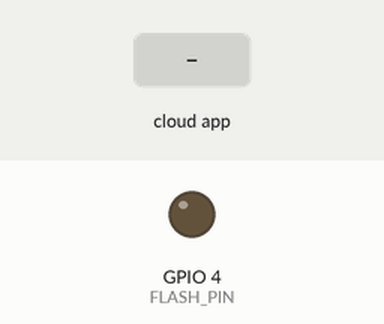
Simulated run of this sketch. Board: ESP32. Parts: output pins drawn as LEDs (lit = HIGH). The test bench sets the inputs (shaded band). WiFi joins after 1.5 s; servers stay silent unless stated; the local clock reads 2024-03-15 10:24:30 at power-on unless the sketch sets it; the camera gives no picture; the Firebase database answers and starts empty; what the sketch prints to the serial monitor is not drawn.

Above: at 4.7 s.
4.8 s: the phone or cloud app sets flash to ON
At 12.9 s:
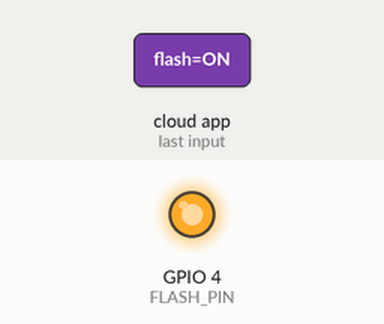
Timing chart, 0 to 14.4 s (numbered marks = the images above; inputs shaded):
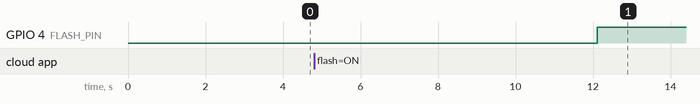

The sketch:

ESP32CAM_Camera_Local_WebServer.ino
```cpp
#include "esp_camera.h"
#include <WiFi.h>
#include <Firebase_ESP_Client.h>
#include "base64.h"
#include <time.h>

// CAMERA MODEL
#define CAMERA_MODEL_AI_THINKER

// CAMERA PINS
#define PWDN_GPIO_NUM     32
#define RESET_GPIO_NUM    -1
#define XCLK_GPIO_NUM      0
#define SIOD_GPIO_NUM     26
#define SIOC_GPIO_NUM     27
#define Y9_GPIO_NUM       35
#define Y8_GPIO_NUM       34
#define Y7_GPIO_NUM       39
#define Y6_GPIO_NUM       36
#define Y5_GPIO_NUM       21
#define Y4_GPIO_NUM       19
#define Y3_GPIO_NUM       18
#define Y2_GPIO_NUM        5
#define VSYNC_GPIO_NUM    25
#define HREF_GPIO_NUM     23
#define PCLK_GPIO_NUM     22

#define FLASH_PIN 4

// WIFI
const char* ssid = "vivo Y29";
const char* password = "00001111";

// FIREBASE
#define API_KEY "AIzaSyA5yRrPS3yJpjeyxmDx2liLIstOsS3XsDw"
#define DATABASE_URL "https://esp32-camera-project-f9162-default-rtdb.asia-southeast1.firebasedatabase.app/"
#define USER_EMAIL "test@test.com"
#define USER_PASSWORD "12345678"

FirebaseData fbdo;
FirebaseAuth auth;
FirebaseConfig config;

String lastFlashState = "OFF";

// Get current UNIX time in seconds
long getTimestampSeconds() {
  time_t now;
  time(&now);
  return (long)now;
}

void setup() {
  Serial.begin(115200);
  delay(1500);

  pinMode(FLASH_PIN, OUTPUT);
  digitalWrite(FLASH_PIN, LOW);

  // CAMERA SETUP
  camera_config_t cam;
  cam.ledc_channel = LEDC_CHANNEL_0;
  cam.ledc_timer = LEDC_TIMER_0;
  cam.pin_d0 = Y2_GPIO_NUM;
  cam.pin_d1 = Y3_GPIO_NUM;
  cam.pin_d2 = Y4_GPIO_NUM;
  cam.pin_d3 = Y5_GPIO_NUM;
  cam.pin_d4 = Y6_GPIO_NUM;
  cam.pin_d5 = Y7_GPIO_NUM;
  cam.pin_d6 = Y8_GPIO_NUM;
  cam.pin_d7 = Y9_GPIO_NUM;
  cam.pin_xclk = XCLK_GPIO_NUM;
  cam.pin_pclk = PCLK_GPIO_NUM;
  cam.pin_vsync = VSYNC_GPIO_NUM;
  cam.pin_href = HREF_GPIO_NUM;
  cam.pin_sscb_sda = SIOD_GPIO_NUM;
  cam.pin_sscb_scl = SIOC_GPIO_NUM;
  cam.pin_pwdn = PWDN_GPIO_NUM;
  cam.pin_reset = RESET_GPIO_NUM;
  cam.xclk_freq_hz = 20000000;
  cam.pixel_format = PIXFORMAT_JPEG;

  // SUPER LOW SIZE = small Base64 = NO SSL ERROR
  cam.frame_size = FRAMESIZE_QQVGA; // 160x120
  cam.jpeg_quality = 45;            // higher = more compression
  cam.fb_count = 1;

  if (esp_camera_init(&cam) != ESP_OK) {
    Serial.println("❌ Camera failed");
    return;
  }

  // WIFI
  WiFi.begin(ssid, password);
  Serial.print("Connecting");
  while (WiFi.status() != WL_CONNECTED) {
    Serial.print(".");
    delay(400);
  }
  Serial.println("\nWiFi OK");
  WiFi.setSleep(false);

  // FIREBASE
  config.api_key = API_KEY;
  config.database_url = DATABASE_URL;
  auth.user.email = USER_EMAIL;
  auth.user.password = USER_PASSWORD;
  Firebase.begin(&config, &auth);
  Firebase.reconnectWiFi(true);

  Firebase.RTDB.setString(&fbdo, "/control/flash", "OFF");

  // NTP TIME SYNC (UTC)
  configTime(0, 0, "pool.ntp.org", "time.nist.gov");
  Serial.print("Syncing time");
  struct tm timeinfo;
  while (!getLocalTime(&timeinfo)) {
    Serial.print(".");
    delay(500);
  }
  Serial.println("\n⏰ Time synchronized!");
}

// ---------------- FLASH CONTROL --------------------
void checkFlashControl() {
  if (!Firebase.ready()) return;

  if (Firebase.RTDB.getString(&fbdo, "/control/flash")) {
    String s = fbdo.stringData();
    s.trim();
    digitalWrite(FLASH_PIN, s == "ON" ? HIGH : LOW);

    if (s != lastFlashState) {
      lastFlashState = s;
      Serial.println("Flash: " + s);
    }
  }
}

// ------------- SUPER SAFE CHUNK UPLOAD -------------
void uploadChunks(String base64) {
  int chunkSize = 800;
  int len = base64.length();

  long ts = getTimestampSeconds();
  String basePath = "/images/" + String(ts);

  Serial.println("Uploading img at ts=" + String(ts) + ", len=" + String(len));

  for (int i = 0; i < len; i += chunkSize) {
    String part = base64.substring(i, min(i + chunkSize, len));
    String path = basePath + "/chunk" + String(i / chunkSize);

    if (!Firebase.RTDB.setString(&fbdo, path.c_str(), part)) {
      Serial.println("❌ Chunk FAILED: " + fbdo.errorReason());
      return;
    }

    delay(50);
  }

  Serial.println("✅ Upload complete");
}

// -------------------- CAPTURE -----------------------
void sendImage() {
  camera_fb_t *fb = esp_camera_fb_get();
  if (!fb) {
    Serial.println("❌ Capture fail");
    return;
  }

  String b64 = base64::encode(fb->buf, fb->len);
  esp_camera_fb_return(fb);

  uploadChunks(b64);
}

void loop() {
  checkFlashControl();
  sendImage();
  delay(8000);
}
```

Measured:
- after the input at 4.8 s, GPIO 4 (FLASH_PIN): LOW → HIGH after 7.3 s
